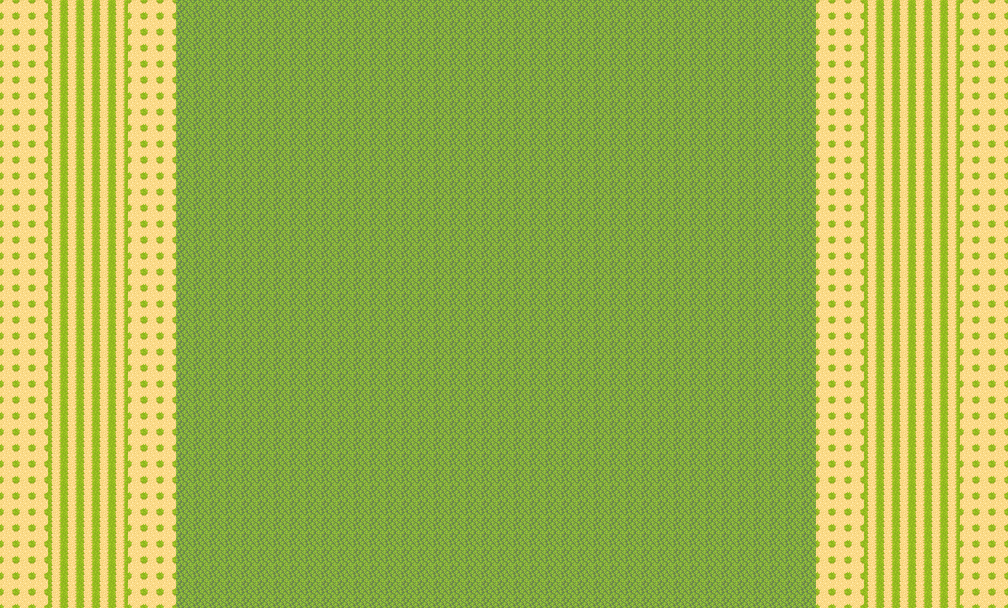

A level layout from a 2D game, rendered from its tile map. Below: a short description, then the map file with its tile-grid data intact:
An orthogonal 63x38 tile map with 16x16 px tiles, 1 tile layer (タイル・レイヤー1), 2 tilesets.

<map version="1.2" tiledversion="1.2.4" orientation="orthogonal" renderorder="right-down" width="63" height="38" tilewidth="16" tileheight="16" infinite="0" nextlayerid="2" nextobjectid="1">
 <tileset firstgid="1" source="mori.tsx" />
 <tileset firstgid="6" source="kusa-tuti.tsx" />
 <layer id="1" name="タイル・レイヤー1" width="63" height="38">
  <data encoding="csv">
9,9,9,7,7,7,7,7,9,9,9,5,5,5,5,5,5,5,5,5,5,5,5,5,5,5,5,5,5,5,5,5,5,5,5,5,5,5,5,5,5,5,5,5,5,5,5,5,5,5,5,9,9,9,7,7,7,7,7,7,9,9,9,
9,9,9,7,7,7,7,7,9,9,9,5,5,5,5,5,5,5,5,5,5,5,5,5,5,5,5,5,5,5,5,5,5,5,5,5,5,5,5,5,5,5,5,5,5,5,5,5,5,5,5,9,9,9,7,7,7,7,7,7,9,9,9,
9,9,9,7,7,7,7,7,9,9,9,5,5,5,5,5,5,5,5,5,5,5,5,5,5,5,5,5,5,5,5,5,5,5,5,5,5,5,5,5,5,5,5,5,5,5,5,5,5,5,5,9,9,9,7,7,7,7,7,7,9,9,9,
9,9,9,7,7,7,7,7,9,9,9,5,5,5,5,5,5,5,5,5,5,5,5,5,5,5,5,5,5,5,5,5,5,5,5,5,5,5,5,5,5,5,5,5,5,5,5,5,5,5,5,9,9,9,7,7,7,7,7,7,9,9,9,
9,9,9,7,7,7,7,7,9,9,9,5,5,5,5,5,5,5,5,5,5,5,5,5,5,5,5,5,5,5,5,5,5,5,5,5,5,5,5,5,5,5,5,5,5,5,5,5,5,5,5,9,9,9,7,7,7,7,7,7,9,9,9,
9,9,9,7,7,7,7,7,9,9,9,5,5,5,5,5,5,5,5,5,5,5,5,5,5,5,5,5,5,5,5,5,5,5,5,5,5,5,5,5,5,5,5,5,5,5,5,5,5,5,5,9,9,9,7,7,7,7,7,7,9,9,9,
9,9,9,7,7,7,7,7,9,9,9,5,5,5,5,5,5,5,5,5,5,5,5,5,5,5,5,5,5,5,5,5,5,5,5,5,5,5,5,5,5,5,5,5,5,5,5,5,5,5,5,9,9,9,7,7,7,7,7,7,9,9,9,
9,9,9,7,7,7,7,7,9,9,9,5,5,5,5,5,5,5,5,5,5,5,5,5,5,5,5,5,5,5,5,5,5,5,5,5,5,5,5,5,5,5,5,5,5,5,5,5,5,5,5,9,9,9,7,7,7,7,7,7,9,9,9,
9,9,9,7,7,7,7,7,9,9,9,5,5,5,5,5,5,5,5,5,5,5,5,5,5,5,5,5,5,5,5,5,5,5,5,5,5,5,5,5,5,5,5,5,5,5,5,5,5,5,5,9,9,9,7,7,7,7,7,7,9,9,9,
9,9,9,7,7,7,7,7,9,9,9,5,5,5,5,5,5,5,5,5,5,5,5,5,5,5,5,5,5,5,5,5,5,5,5,5,5,5,5,5,5,5,5,5,5,5,5,5,5,5,5,9,9,9,7,7,7,7,7,7,9,9,9,
9,9,9,7,7,7,7,7,9,9,9,5,5,5,5,5,5,5,5,5,5,5,5,5,5,5,5,5,5,5,5,5,5,5,5,5,5,5,5,5,5,5,5,5,5,5,5,5,5,5,5,9,9,9,7,7,7,7,7,7,9,9,9,
9,9,9,7,7,7,7,7,9,9,9,5,5,5,5,5,5,5,5,5,5,5,5,5,5,5,5,5,5,5,5,5,5,5,5,5,5,5,5,5,5,5,5,5,5,5,5,5,5,5,5,9,9,9,7,7,7,7,7,7,9,9,9,
9,9,9,7,7,7,7,7,9,9,9,5,5,5,5,5,5,5,5,5,5,5,5,5,5,5,5,5,5,5,5,5,5,5,5,5,5,5,5,5,5,5,5,5,5,5,5,5,5,5,5,9,9,9,7,7,7,7,7,7,9,9,9,
9,9,9,7,7,7,7,7,9,9,9,5,5,5,5,5,5,5,5,5,5,5,5,5,5,5,5,5,5,5,5,5,5,5,5,5,5,5,5,5,5,5,5,5,5,5,5,5,5,5,5,9,9,9,7,7,7,7,7,7,9,9,9,
9,9,9,7,7,7,7,7,9,9,9,5,5,5,5,5,5,5,5,5,5,5,5,5,5,5,5,5,5,5,5,5,5,5,5,5,5,5,5,5,5,5,5,5,5,5,5,5,5,5,5,9,9,9,7,7,7,7,7,7,9,9,9,
9,9,9,7,7,7,7,7,9,9,9,5,5,5,5,5,5,5,5,5,5,5,5,5,5,5,5,5,5,5,5,5,5,5,5,5,5,5,5,5,5,5,5,5,5,5,5,5,5,5,5,9,9,9,7,7,7,7,7,7,9,9,9,
9,9,9,7,7,7,7,7,9,9,9,5,5,5,5,5,5,5,5,5,5,5,5,5,5,5,5,5,5,5,5,5,5,5,5,5,5,5,5,5,5,5,5,5,5,5,5,5,5,5,5,9,9,9,7,7,7,7,7,7,9,9,9,
9,9,9,7,7,7,7,7,9,9,9,5,5,5,5,5,5,5,5,5,5,5,5,5,5,5,5,5,5,5,5,5,5,5,5,5,5,5,5,5,5,5,5,5,5,5,5,5,5,5,5,9,9,9,7,7,7,7,7,7,9,9,9,
9,9,9,7,7,7,7,7,9,9,9,5,5,5,5,5,5,5,5,5,5,5,5,5,5,5,5,5,5,5,5,5,5,5,5,5,5,5,5,5,5,5,5,5,5,5,5,5,5,5,5,9,9,9,7,7,7,7,7,7,9,9,9,
9,9,9,7,7,7,7,7,9,9,9,5,5,5,5,5,5,5,5,5,5,5,5,5,5,5,5,5,5,5,5,5,5,5,5,5,5,5,5,5,5,5,5,5,5,5,5,5,5,5,5,9,9,9,7,7,7,7,7,7,9,9,9,
9,9,9,7,7,7,7,7,9,9,9,5,5,5,5,5,5,5,5,5,5,5,5,5,5,5,5,5,5,5,5,5,5,5,5,5,5,5,5,5,5,5,5,5,5,5,5,5,5,5,5,9,9,9,7,7,7,7,7,7,9,9,9,
9,9,9,7,7,7,7,7,9,9,9,5,5,5,5,5,5,5,5,5,5,5,5,5,5,5,5,5,5,5,5,5,5,5,5,5,5,5,5,5,5,5,5,5,5,5,5,5,5,5,5,9,9,9,7,7,7,7,7,7,9,9,9,
9,9,9,7,7,7,7,7,9,9,9,5,5,5,5,5,5,5,5,5,5,5,5,5,5,5,5,5,5,5,5,5,5,5,5,5,5,5,5,5,5,5,5,5,5,5,5,5,5,5,5,9,9,9,7,7,7,7,7,7,9,9,9,
9,9,9,7,7,7,7,7,9,9,9,5,5,5,5,5,5,5,5,5,5,5,5,5,5,5,5,5,5,5,5,5,5,5,5,5,5,5,5,5,5,5,5,5,5,5,5,5,5,5,5,9,9,9,7,7,7,7,7,7,9,9,9,
9,9,9,7,7,7,7,7,9,9,9,5,5,5,5,5,5,5,5,5,5,5,5,5,5,5,5,5,5,5,5,5,5,5,5,5,5,5,5,5,5,5,5,5,5,5,5,5,5,5,5,9,9,9,7,7,7,7,7,7,9,9,9,
9,9,9,7,7,7,7,7,9,9,9,5,5,5,5,5,5,5,5,5,5,5,5,5,5,5,5,5,5,5,5,5,5,5,5,5,5,5,5,5,5,5,5,5,5,5,5,5,5,5,5,9,9,9,7,7,7,7,7,7,9,9,9,
9,9,9,7,7,7,7,7,9,9,9,5,5,5,5,5,5,5,5,5,5,5,5,5,5,5,5,5,5,5,5,5,5,5,5,5,5,5,5,5,5,5,5,5,5,5,5,5,5,5,5,9,9,9,7,7,7,7,7,7,9,9,9,
9,9,9,7,7,7,7,7,9,9,9,5,5,5,5,5,5,5,5,5,5,5,5,5,5,5,5,5,5,5,5,5,5,5,5,5,5,5,5,5,5,5,5,5,5,5,5,5,5,5,5,9,9,9,7,7,7,7,7,7,9,9,9,
9,9,9,7,7,7,7,7,9,9,9,5,5,5,5,5,5,5,5,5,5,5,5,5,5,5,5,5,5,5,5,5,5,5,5,5,5,5,5,5,5,5,5,5,5,5,5,5,5,5,5,9,9,9,7,7,7,7,7,7,9,9,9,
9,9,9,7,7,7,7,7,9,9,9,5,5,5,5,5,5,5,5,5,5,5,5,5,5,5,5,5,5,5,5,5,5,5,5,5,5,5,5,5,5,5,5,5,5,5,5,5,5,5,5,9,9,9,7,7,7,7,7,7,9,9,9,
9,9,9,7,7,7,7,7,9,9,9,5,5,5,5,5,5,5,5,5,5,5,5,5,5,5,5,5,5,5,5,5,5,5,5,5,5,5,5,5,5,5,5,5,5,5,5,5,5,5,5,9,9,9,7,7,7,7,7,7,9,9,9,
9,9,9,7,7,7,7,7,9,9,9,5,5,5,5,5,5,5,5,5,5,5,5,5,5,5,5,5,5,5,5,5,5,5,5,5,5,5,5,5,5,5,5,5,5,5,5,5,5,5,5,9,9,9,7,7,7,7,7,7,9,9,9,
9,9,9,7,7,7,7,7,9,9,9,5,5,5,5,5,5,5,5,5,5,5,5,5,5,5,5,5,5,5,5,5,5,5,5,5,5,5,5,5,5,5,5,5,5,5,5,5,5,5,5,9,9,9,7,7,7,7,7,7,9,9,9,
9,9,9,7,7,7,7,7,9,9,9,5,5,5,5,5,5,5,5,5,5,5,5,5,5,5,5,5,5,5,5,5,5,5,5,5,5,5,5,5,5,5,5,5,5,5,5,5,5,5,5,9,9,9,7,7,7,7,7,7,9,9,9,
9,9,9,7,7,7,7,7,9,9,9,5,5,5,5,5,5,5,5,5,5,5,5,5,5,5,5,5,5,5,5,5,5,5,5,5,5,5,5,5,5,5,5,5,5,5,5,5,5,5,5,9,9,9,7,7,7,7,7,7,9,9,9,
9,9,9,7,7,7,7,7,9,9,9,5,5,5,5,5,5,5,5,5,5,5,5,5,5,5,5,5,5,5,5,5,5,5,5,5,5,5,5,5,5,5,5,5,5,5,5,5,5,5,5,9,9,9,7,7,7,7,7,7,9,9,9,
9,9,9,7,7,7,7,7,9,9,9,5,5,5,5,5,5,5,5,5,5,5,5,5,5,5,5,5,5,5,5,5,5,5,5,5,5,5,5,5,5,5,5,5,5,5,5,5,5,5,5,9,9,9,7,7,7,7,7,7,9,9,9,
9,9,9,7,7,7,7,7,9,9,9,5,5,5,5,5,5,5,5,5,5,5,5,5,5,5,5,5,5,5,5,5,5,5,5,5,5,5,5,5,5,5,5,5,5,5,5,5,5,5,5,9,9,9,7,7,7,7,7,7,9,9,9
</data>
 </layer>
</map>
